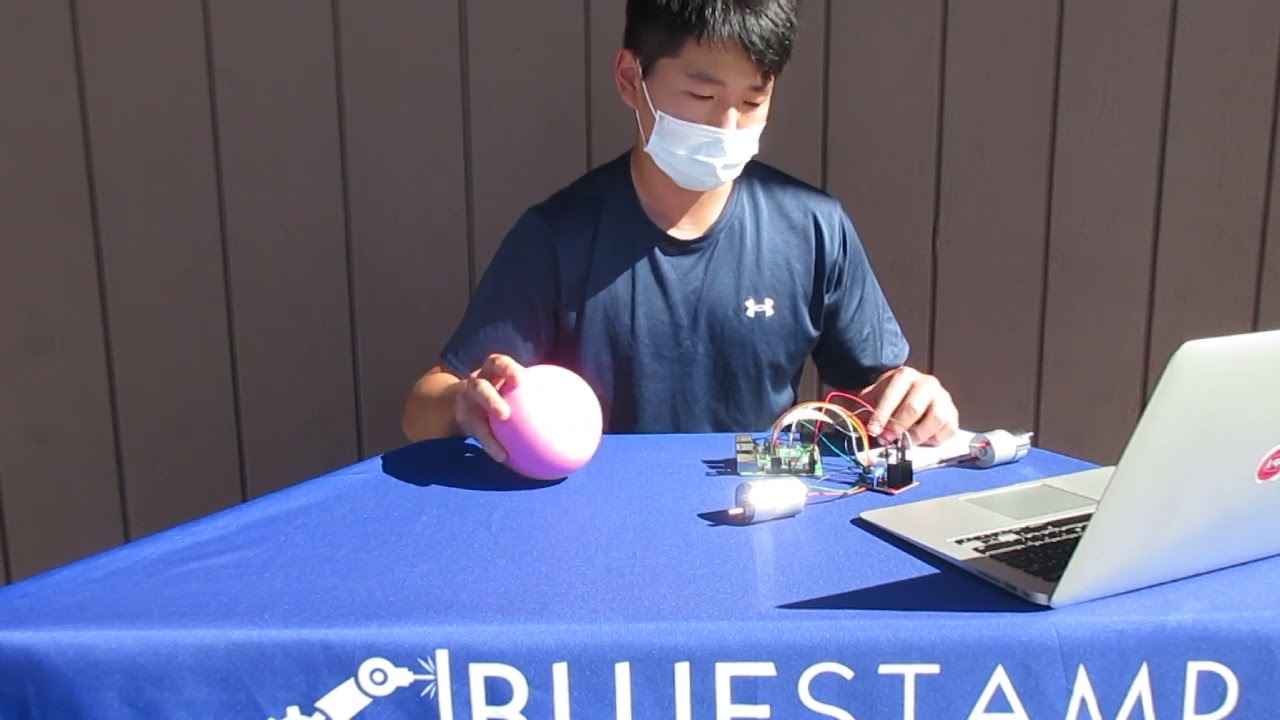
#> input picture milestone_1.jpg, 1280 x 720 px, given in place of the camera
$ python test.py
#> lines starting #> are read from the running program, lines starting #| are printed output that depends on the picture; after the words box and inside, x2 and y2 are one past the last pixel; in counts of white or black regions, pixels touching at a corner belong together
from os import readlink
import cv2
import numpy as np
import time
import math

color_aim = (240, 125, 186)
videoCapture = cv2.VideoCapture(0)
middle = videoCapture.get(3) / 2
previous_radius = None

# searchindex = 0


def calibrate():
    global radius_aim
    radius_aim = 300


def segment_colour(frame):  # returns only the red colors in the frame
    hsv_roi = cv2.cvtColor(frame, cv2.COLOR_BGR2HSV)
    mask_1 = cv2.inRange(hsv_roi, np.array(
        [160, 100, 10]), np.array([190, 255, 255]))
    # mask_1 = cv2.inRange(hsv_roi, np.array(
    #     [145, 100, 20]), np.array([160, 255, 255]))

    ycr_roi = cv2.cvtColor(frame, cv2.COLOR_BGR2YCrCb)
    mask_2 = cv2.inRange(
        ycr_roi, np.array((141.0, 177.0, 154.0)), np.array(
            (218.0, 148.0, 136.0))
    )

    # gray_roi = cv2.cvtColor(frame, cv2.COLOR_BGR2GRAY)
    # gray_roi = cv2.GaussianBlur(gray_roi, (17, 17), 0)
    # mask_2 = cv2.inRange(gray_roi, 101.873, 206.124)

    mask = mask_1 | mask_2
    # mask = mask_1
    kern_dilate = np.ones((8, 8), np.uint8)
    kern_erode = np.ones((3, 3), np.uint8)
    mask = cv2.erode(mask, kern_erode)  # Eroding
    mask = cv2.dilate(mask, kern_dilate)  # Dilating
    # cv2.imshow('mask',mask)
    return mask


def find_blob(blob):  # returns the pink colored circle
    largest_contour = 0
    cont_index = 0
    contours, hierarchy = cv2.findContours(
        blob, cv2.RETR_CCOMP, cv2.CHAIN_APPROX_SIMPLE
    )
    for i, contour in enumerate(contours):
        area = cv2.contourArea(contour)
        if area > largest_contour:
            largest_contour = area

            cont_index = i

    r = (0, 0, 2, 2)
    if len(contours) > 0:
        r = cv2.boundingRect(contours[cont_index])

    return r

    # [47 lines of commented-out code are left out]


def color_check(x, y, width, height, color_frame):
    radius = (width + height) / 2
    center = (x + radius, y + radius)

    red = green = blue = length = 0

    for w in range(x, x + width, int((x + width) / 50 + 1) + 1):
        for h in range(y, y + height, int((y + height) / 50) + 1):
            if math.sqrt((w - center[0]) ** 2 + (h - center[1]) ** 2) <= radius:
                red += color_frame[h][w][0]
                green += color_frame[h][w][1]
                blue += color_frame[h][w][2]
                length += 1

    if length > 0:
        red /= length
        green /= length
        blue /= length

    diff = (
        abs(color_aim[0] - red) + abs(color_aim[1] - green) +
        abs(color_aim[2] - blue)
    )
    return diff < 200


# look for the ball if it is likely the ball has left fov
# if ball completely leaves fov, will likely constantly trigger
# search because there will be no other proper circles to follow, causing a ton of variability


def search():
    print("searching")
    # searchindex += 1


def move_toward(circle_center):
    if abs(circle_center - middle) < 50:
        print("straight")
    elif circle_center < middle:
        print("left")
        # moveleft
    else:
        print("right")


calibrate()

while True:
    ret, frame = videoCapture.read()
#> frame is the input picture: shape (720, 1280, 3); mean B, G, R 135.2, 105.8, 103.3
    frame = cv2.flip(frame, 1)
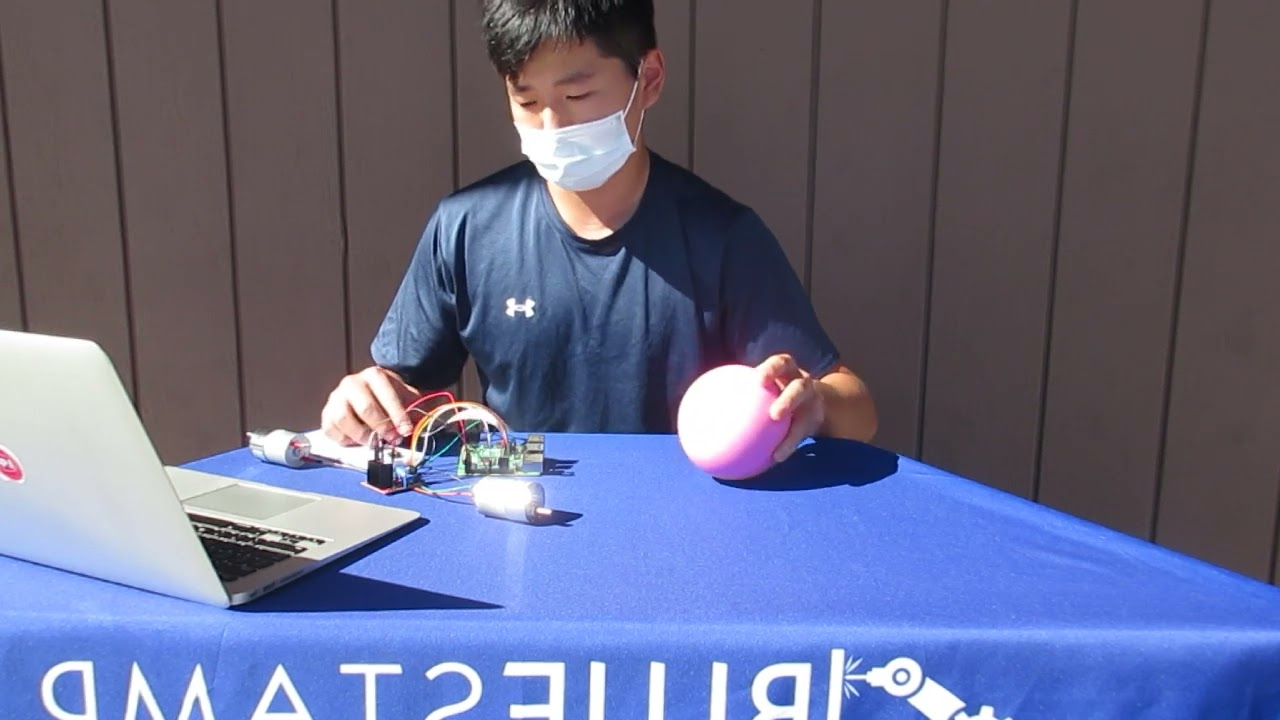
#> frame: shape (720, 1280, 3); mean B, G, R 135.2, 105.8, 103.3

    mask_pink = segment_colour(frame)
#> in segment_colour, `hsv_roi = cv2.cvtColor(frame, cv2.COLOR_BGR2HSV)`: hsv_roi: shape (720, 1280, 3); mean H, S, V 78.4, 74.4, 143.1
#> in segment_colour, `mask_1 = cv2.inRange(hsv_roi, np.array( [160, 100, 10]), np.array([190..`:
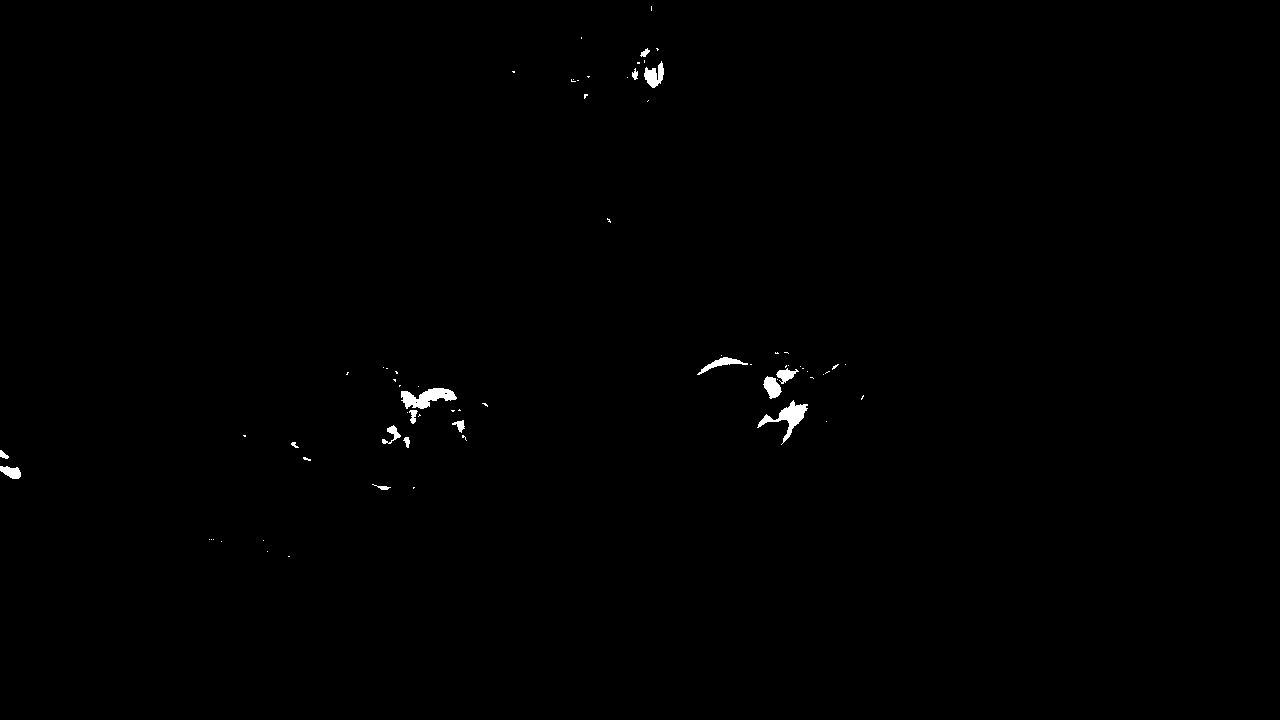
#> mask_1: shape (720, 1280); 0.35% white; 70 white regions (54 under 20 px), largest, box (x1, y1, x2, y2) and area: (401, 388, 457, 409) 662, (757, 400, 808, 445) 619, (644, 61, 664, 88) 307
#> in segment_colour, `ycr_roi = cv2.cvtColor(frame, cv2.COLOR_BGR2YCrCb)`: ycr_roi: shape (720, 1280, 3); mean of channels 0, 1, 2 108.5, 124.3, 143.2
#> in segment_colour, `mask_2 = cv2.inRange( ycr_roi, np.array((141.0, 177.0, 154.0)), np.arr..`: mask_2: shape (720, 1280); every value is 0
#> in segment_colour, `mask = cv2.erode(mask, kern_erode)`: mask: shape (720, 1280); 0.19% white; 20 white regions (9 under 20 px), largest, box (x1, y1, x2, y2) and area: (402, 389, 455, 408) 450, (779, 403, 806, 440) 350, (765, 378, 780, 397) 191
#> in segment_colour, `mask = cv2.dilate(mask, kern_dilate)`:
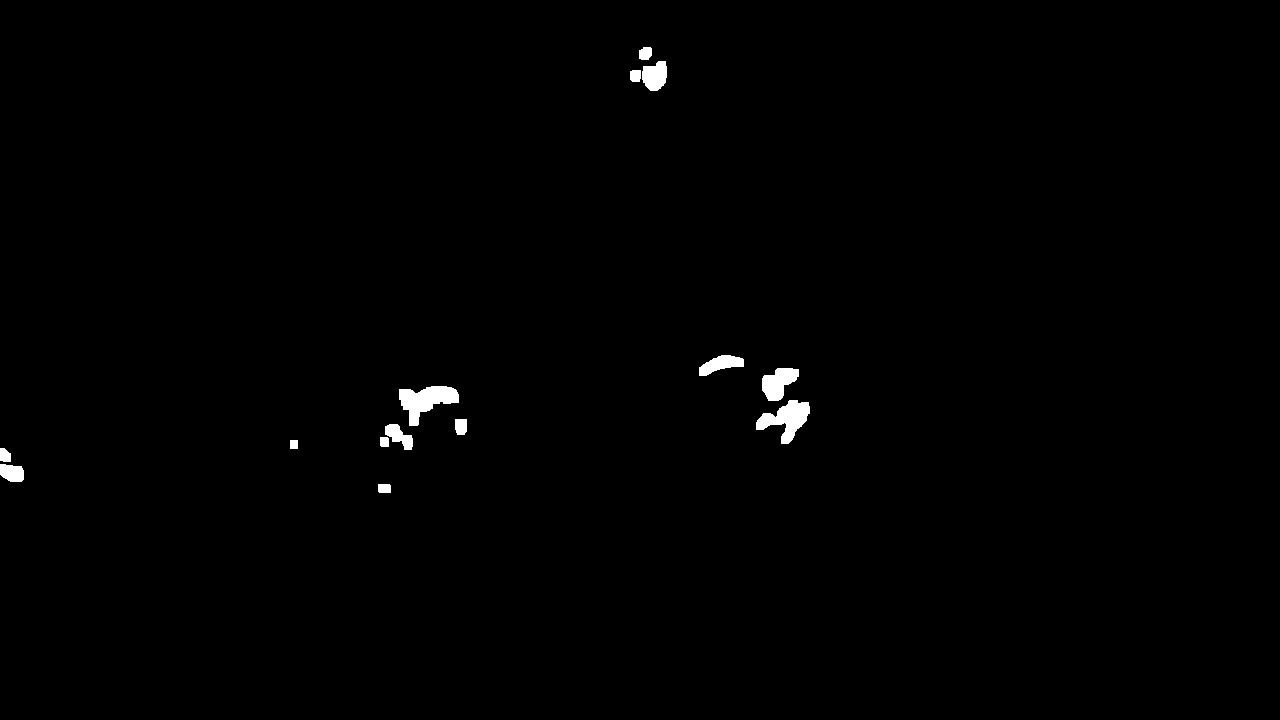
#> mask: shape (720, 1280); 0.65% white; 14 white regions

    # [5 lines of commented-out code are left out]
    x, y, w, h = find_blob(mask_pink)
#> in find_blob, `contours, hierarchy = cv2.findContours( blob, cv2.RETR_CCOMP, cv2.CHAI..`: contours = 14 contours; largest, box (x1, y1, x2, y2) and area: (399, 386, 459, 426) 1184, (756, 400, 810, 444) 1073, (762, 368, 799, 401) 730, (642, 61, 667, 91) 534, (699, 355, 744, 376) 486
#> the loop in find_blob, `for i, contour in enumerate(contours):` made 14 passes
#> (area, largest_contour) on passes 1, 2, 6, 8, 9: (95, 95), (323.5, 323.5), (347.5, 347.5), (1073, 1073), (1184.5, 1184.5)
#> area on passes 3, 5, 7, 10, 11, 12: 110, 71, 155, 730.5, 486.5, 104
#> after the loop in find_blob, `for i, contour in enumerate(contours):`: cont_index = 8; largest_contour = 1184.5
#> in find_blob, `r = cv2.boundingRect(contours[cont_index])`: r = (399, 386, 60, 40)
#> x = 399; y = 386; w = 60; h = 40
    #print(x, y, w, h, sep="\n")
    radius = w / 2
#> radius = 30
    if previous_radius is None:
        previous_radius = radius
#> previous_radius = 30
    elif previous_radius < radius / 2 or previous_radius > radius * 2:
        search()
    elif color_check(x, y, w, h, frame):
        search()

    displayx = int(x + w)
#> displayx = 459
    displayy = int(y)
#> displayy = 386
    cv2.putText(
        mask_pink,
        "Radius: " + str(radius),
        (displayx, displayy),
        cv2.FONT_HERSHEY_SIMPLEX,
        1,
        (117, 192, 255),
        3,
    )
    cv2.circle(
        mask_pink, (int(x + radius), int(y + radius)
                    ), int(radius), (117, 192, 255), 3
    )
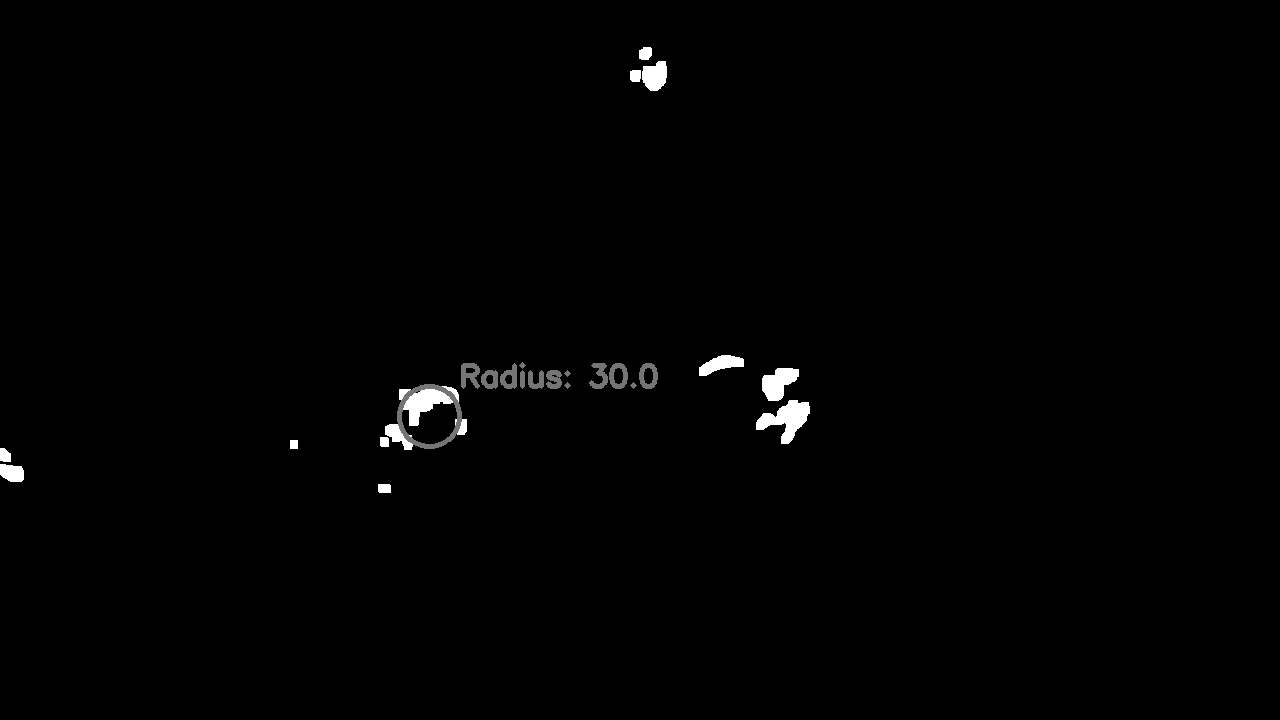
#> mask_pink: shape (720, 1280); min 0, max 255, mean 1.9

    cv2.imshow("mask", mask_pink)
    # cv2.putText(frame, "Radius: "+str(radius), (displayx, displayy),
    #             cv2.FONT_HERSHEY_SIMPLEX, 1, (245, 132, 243), 3)

    # cv2.imshow('frame', frame)

    move_toward(x + radius)

    if radius >= radius_aim and abs(x + radius - middle) < 50:
        print("stopped")

    if cv2.waitKey(1) & 0xFF == ord("q"):
#> (key q is pressed here)
        break

# videoCapture().release
cv2.destroyAllWindows()

$ run again, on starter.jpg
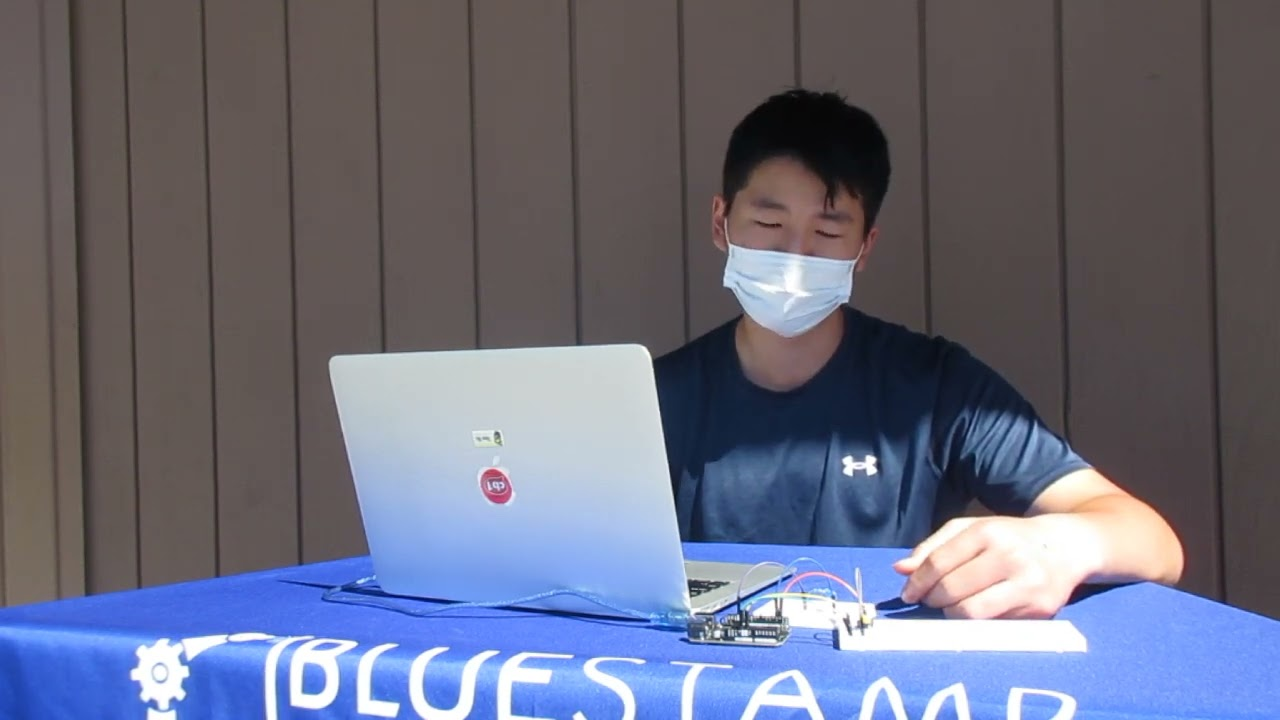
#> input picture starter.jpg, 1280 x 720 px, given in place of the camera
#> frame is the input picture: shape (720, 1280, 3); mean B, G, R 124.6, 107, 105.1
#> hsv_roi: shape (720, 1280, 3); mean H, S, V 57.8, 61.4, 133.3
#> in segment_colour, `mask_1 = cv2.inRange(hsv_roi, np.array( [160, 100, 10]), np.array([190..`:
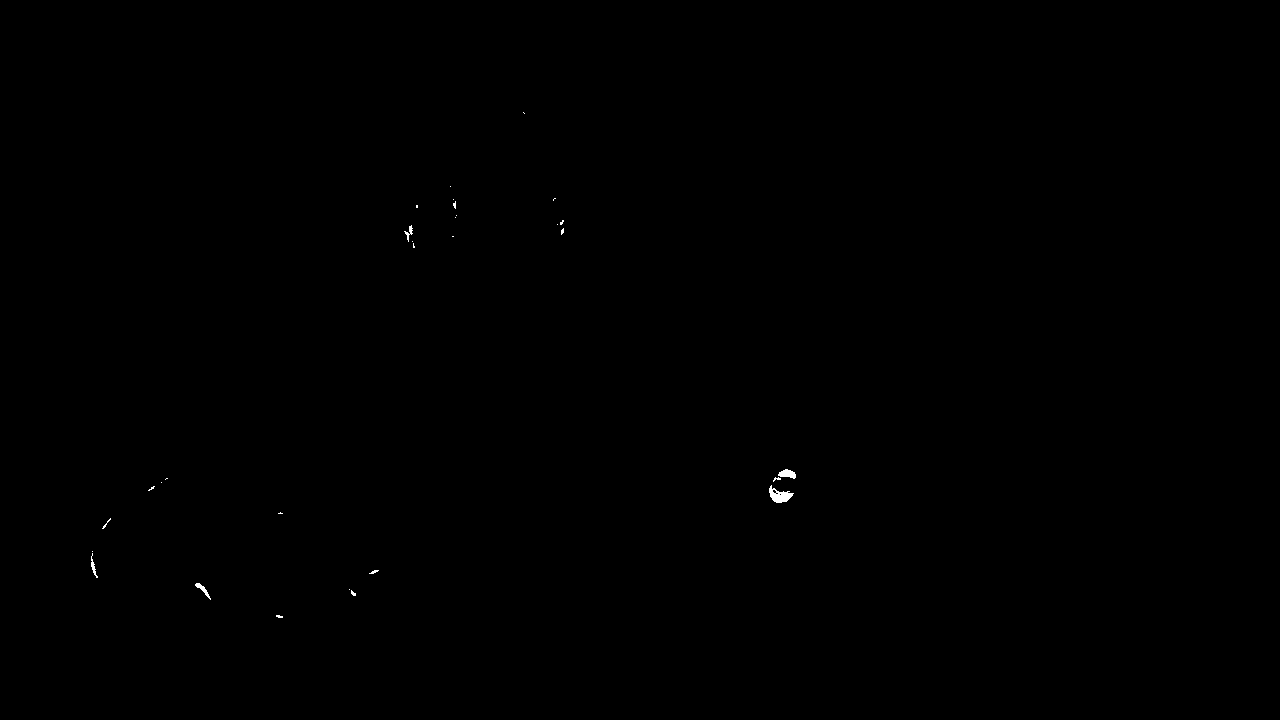
#> mask_1: shape (720, 1280); 0.08% white; 30 white regions (23 under 20 px), largest, box (x1, y1, x2, y2) and area: (769, 485, 794, 503) 229, (778, 469, 796, 479) 115, (195, 583, 211, 600) 74
#> ycr_roi: shape (720, 1280, 3); mean of channels 0, 1, 2 108.5, 125.6, 137.2
#> mask_2: shape (720, 1280); every value is 0
#> contours = 8 contours; box (x1, y1, x2, y2) and area: (767, 486, 796, 506) 392, (777, 467, 799, 481) 236, (194, 581, 211, 598) 179, (89, 560, 98, 573) 90, (407, 224, 415, 235) 70, (351, 591, 359, 599) 49, (559, 228, 567, 236) 49, (451, 201, 459, 209) 49
#> the loop in find_blob, `for i, contour in enumerate(contours):` made 8 passes
#> (contour, area, largest_contour) on pass 1: ([[351, 591], [351, 598], [358, 598], [358, 591]], 49, 49)
#> after the loop in find_blob, `for i, contour in enumerate(contours):`: cont_index = 3; largest_contour = 392
#> r = (767, 486, 29, 20)
#> x = 767; y = 486; w = 29; h = 20
#> radius = 14.5
#> displayx = 796
#> displayy = 486
#> `cv2.circle( mask_pink, (int(x + radius), int(y + radius) ), int(radius..`:
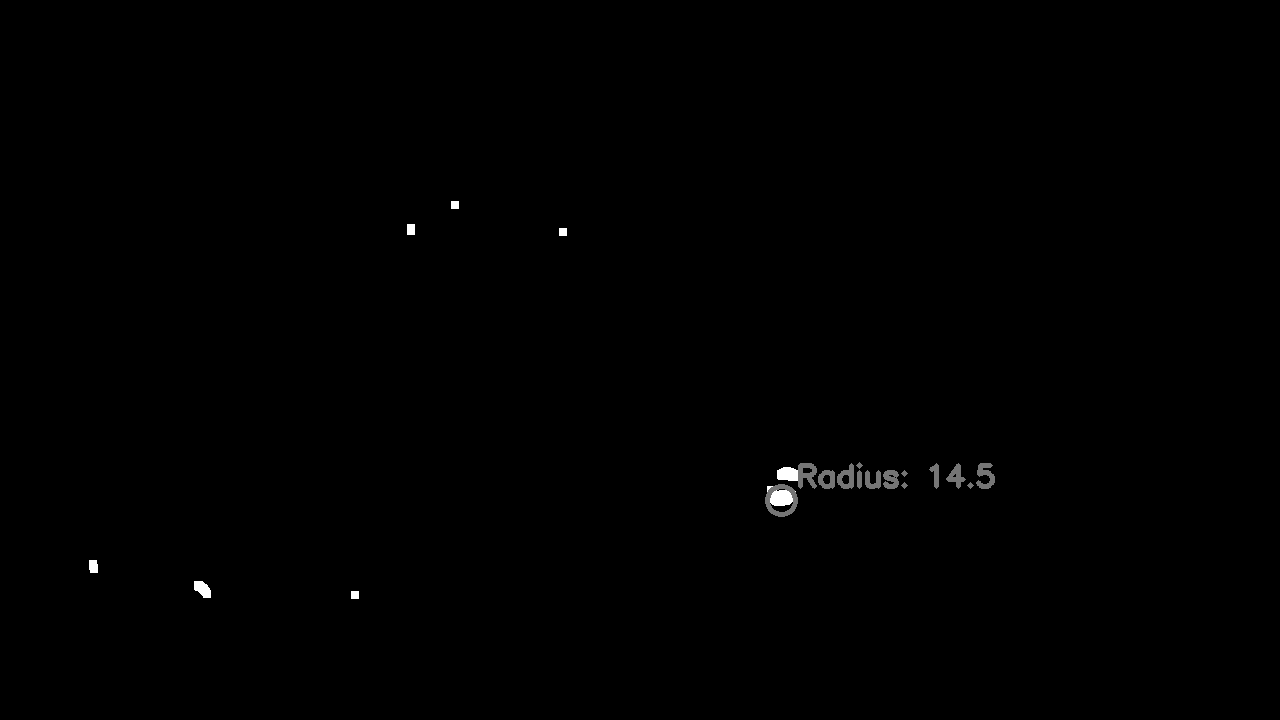
#> mask_pink: shape (720, 1280); min 0, max 255, mean 0.6
